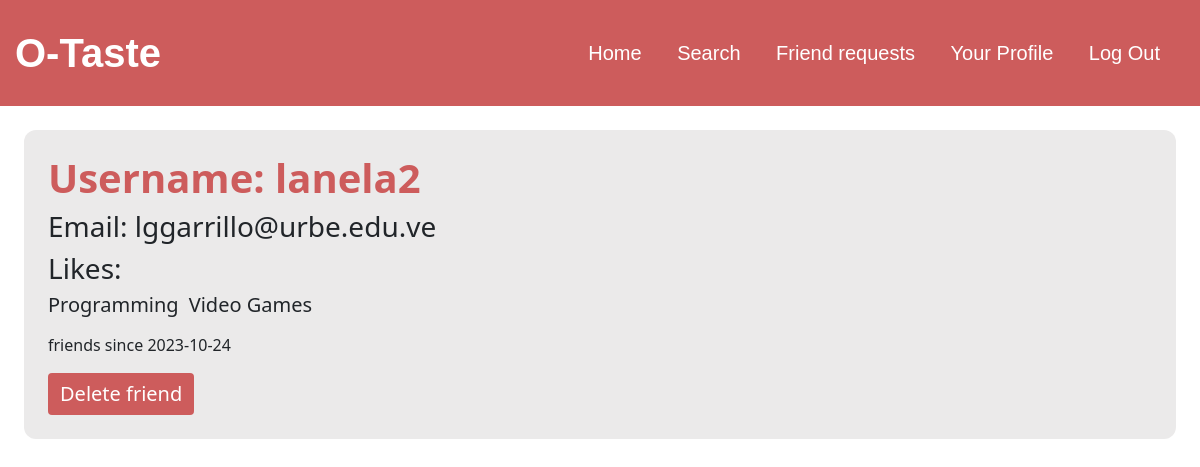
Page /other_profile?userId=3 (signed in) on the earlier database version.
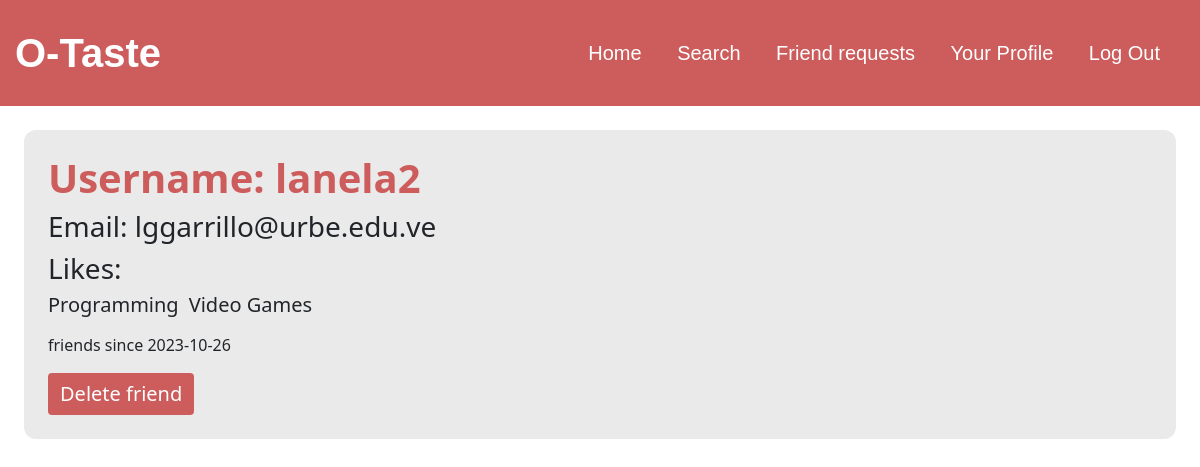
Same page on the later database version.
### tables this page shows
CREATE TABLE users (id INTEGER PRIMARY KEY AUTOINCREMENT NOT NULL, username TEXT NOT NULL, hash TEXT NOT NULL, birthday text not null, gender text not null, email text not null);

CREATE TABLE "areas" (id integer primary key autoincrement not null, name text(50) not null);

CREATE TABLE connections (id integer primary key autoincrement, userId integer not null, connectionId integer not null, date text not null, time text not null, foreign key(userId) references users(id), foreign key(connectionId) references users(id));

### app.py (the view, shortened to what this page needs)
@app.route("/other_profile")
def other_profile():
    def set_profile(id):
        friends = False
        request_sent = False
        request_received = False
        rows = db.execute("SELECT username, email FROM users WHERE id = ?", id)
        user = rows[0]
        user_interests = db.execute("SELECT a.name FROM interests i join areas a on a.id = i.areaId WHERE i.userId = ?", id)
        interests = db.execute("SELECT name FROM areas order by name")
        user_friends = db.execute("select u.username from users u join connections c on c.connectionId = u.id where c.userId = ?", id)
        rows = db.execute("select id, date from connections where userId = ? and connectionId = ?", id, session["user_id"])
        if rows:
            friends = True
            user["date"] = rows[0]["date"]
        return user, user_interests, interests, user_friends, friends, request_sent, request_received
    id = request.args.get("userId")
    user, user_interests, interests, user_friends, friends, request_sent, request_received = set_profile(id)
    return render_template(
        "other_profile.html",
        user=user,
        user_interests=user_interests,
        interests=interests,
        user_friends=user_friends,
        id=id,
        friends=friends,
        request_sent=request_sent,
        request_received=request_received
        ), 200

### app.py (called while the page is built)
@app.after_request
def after_request(response):
    response.headers["Cache-Control"] = "no-cache, no-store, must-revalidate"
    response.headers["Expires"] = 0
    response.headers["Pragma"] = "no-cache"
    return response

### templates/other_profile.html (shortened to what this page needs)
{% extends "layout.html" %}
{% block main %}
    <div class="mx-4 my-4">
        <section class="background px-4 py-4 mb-2">
            <h1 class="title">Username: {{ user.username }}</h1>
            {% if friends %}
                <h3>Email: {{ user.email }}</h3>
            {% endif %}
            <h3>Likes: </h3>
            {% if user_interests %}
                <div class="mb-4">
                    {% for interest in user_interests %}
                        <h5 class="like-display"> {{ interest.name }} </h5>
                    {% endfor %}
                </div>
            {% else %}
                <p>They have no interests</p>
            {% endif %}
            <br>
            <div class="text-left">
                {% if friends %}
                    <p>friends since {{ user.date }}</p>
                    <form action="/delete_friend"  method="post">
                        <button class="btn btn-primary-name" type="submit" style="background-color: indianred; color: white; border:none; font-size: 20px;">Delete friend</button>
                    </form>
                {% endif %}
            </div>
        </section>
    </div>
{% endblock %}

### templates/layout.html (shortened to what this page needs)
<!DOCTYPE html>
<html lang="en">
    <head>
        <link href="https://cdn.jsdelivr.net/npm/bootstrap@5.1.3/dist/css/bootstrap.min.css" rel="stylesheet">
        <link href="/static/styles.css" rel="stylesheet">
    </head>
    <body>
        <nav class="navbar">
            <label>O-Taste</label>
            {% if session["user_id"] %}
                <ul>
                    <li><a href="/">Home</a></li>
                    <li><a href="/search">Search</a></li>
                    <li><a href="/requests">Friend requests</a></li>
                    <li><a href="/profile">Your Profile</a></li>
                    <li><a href="/logout">Log Out</a></li>
                </ul>
            {% else %}
                <ul>
                    <li><a href="/login">Login</a></li>
                    <li><a href="/register">Register</a></li>
                </ul>
            {% endif %}
        </nav>
        {% block main %}{% endblock %}
    </body>
</html>

### static/styles.css (style rules this page uses)
.navbar { overflow: hidden; background-color: indianred; font-family: Arial, Helvetica, sans-serif; padding-right: 25px; }
.navbar label { color: white; font-size: 40px; font-weight: bold; padding: 15px; }
.navbar ul { list-style-type: none; font-size: 20px; padding: 0px; margin: 0px; }
.navbar ul li { display: inline-block; line-height: 80px; margin: 0%; padding: 0%; }
.navbar a { color: white; text-decoration: none; padding: 15px; text-align: center; height: 80px; width: 100%; }
.background { background-color: rgb(235, 234, 234); border-radius: 12px; }
.like-display { float: left; margin-right: 10px; }
.title { color: indianred; font-weight: bold; }

Differences in the rows shown:
removed connections: date "2023-10-24"
added connections: date "2023-10-26"
